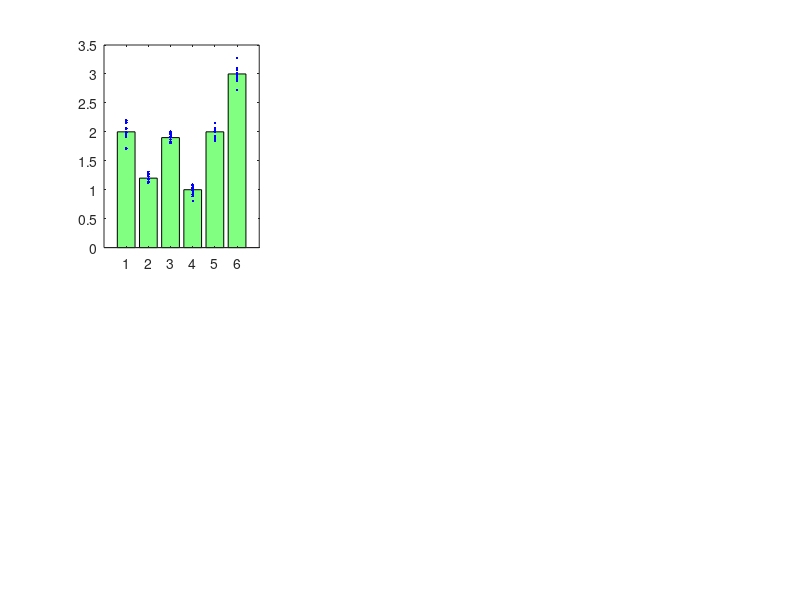

Write the MATLAB code that produced this figure. (Note: this script raises an error after producing the figure.)
function demo_sigstar
% demo function for sigstar
%
% function demo_sigstar
%
% No input or output arguments.
%
%
% 


rows=2;
cols=3;

clf


subplot(rows,cols,1)
barData=[2,1.2,1.9,1,2,3];
H=bar(barData);
set(H,'FaceColor',[0.5,1,0.5])
groups={[3,6],[1,2],[5,4]};

%overlay random data
hold on
for ii=1:length(barData)
	r=randn(1,10)*0.1+barData(ii);
	p(ii)=plot(zeros(size(r))+ii, r ,'b.');
end
H=sigstar(groups,[0.001,0.05,0.04]);
%now jitter the points
for ii=1:length(p)
	x=get(p(ii),'XData');
	set(p(ii),'XData',x+randn(size(x))*0.05);
end
xlim([0.5,6.5])



subplot(rows,cols,2)
barData=[10,7,6,5];
H=bar(barData);
set(gca,'XTickLabel',{'X','a','b','c'})
set(H,'FaceColor',[0.5,1,0.5])
groups={{'X','c'},...
 		{1,'b'},... %note you can mix and match notions
		{'X','a'}};


%overlay random data
hold on
for ii=1:length(barData)
	r=randn(1,10)*0.4+barData(ii);
	p(ii)=plot(zeros(size(r))+ii, r ,'k.');
end

%H=sigstar(groups,[0.001,0.05,0.04]);

%now jitter the points
for ii=1:length(p)
	x=get(p(ii),'XData');
	set(p(ii),'XData',x+randn(size(x))*0.1);
end


H=sigstar(groups,[0.0001,0.005,0.04]);
set(H,'Color','b')

%Extend the last arms down:
Y=get(H(1,1),'YData'); Y(4)=7.5; set(H(1,1),'YData',Y);
Y=get(H(2,1),'YData'); Y(4)=6.5; set(H(2,1),'YData',Y);
Y=get(H(3,1),'YData'); Y(4)=5.5; set(H(3,1),'YData',Y);
ylim([0,13])
xlim([0.5,4.5])



subplot(rows,cols,3)
%A box plot
d=randn([20,3]);
d(:,2)=d(:,2)+2;
boxplot(d)
ylim([-3,6])
H=sigstar({[1,2],[2,3]},[]);


subplot(rows,cols,4)
%A line plot
x=1:12;
y=randn(size(x));
y(5)=y(5)-5;
y(6)=y(6)+5;

plot(x,y,'o-r','MarkerFaceColor',[1,0.5,0.5])
sigstar({[5,6]},[0.05]);
xlim([1,12])



subplot(rows,cols,5)
%Grouped bar chart
y = [2 2 3; 2 5 6; 2 8 9; 6 13 15];
bar(y)
sigstar({[1,4],[2,4],[3,4]},[0.05,0.05,0.05]);
xlim([0.5,4.5])



if exist('notBoxPlot')
	subplot(rows,cols,6)
	R=randn(15,3);
	R(:,2)=	R(:,2)+2;
	h=notBoxPlot(R);
	set([h.data],'MarkerSize',3)
	sigstar({[1,2],[3,2]},[0.05,0.05]);	
	box on
end


